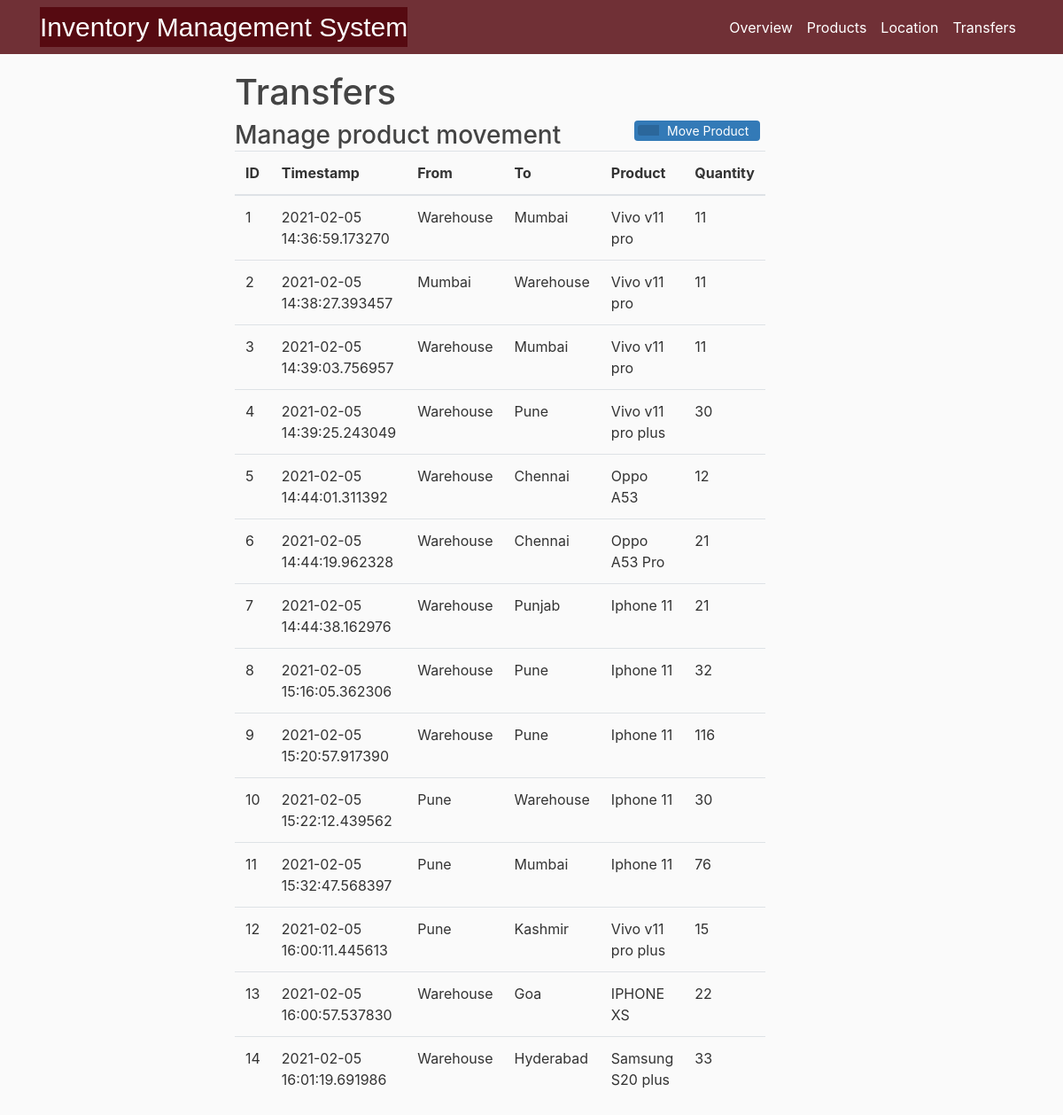
Before: /Transfers with the older database file.
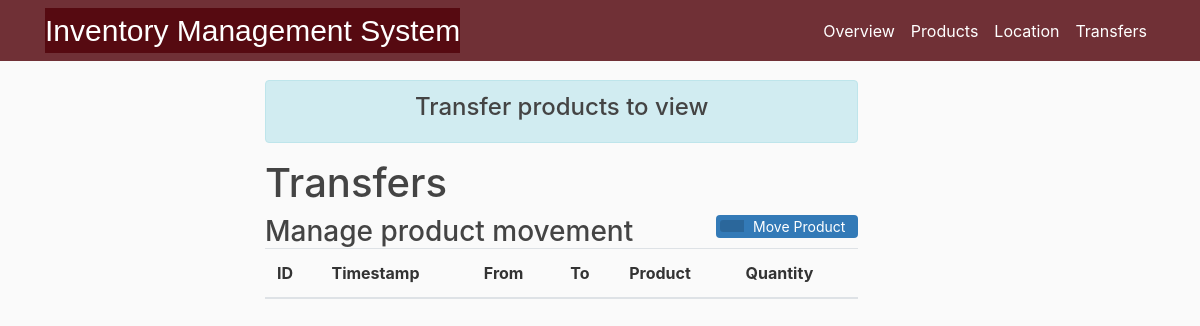
After: the same page with the newer database file.
### InventoryManagementRaj/models.py (models this page shows, shortened)
class Movement(db.Model):
    mid = db.Column(db.Integer, primary_key= True)
    ts = db.Column(db.DateTime, default=datetime.utcnow)
    frm = db.Column(db.String(20), nullable = False)
    to = db.Column(db.String(20), nullable = False)
    pname = db.Column(db.String(20), nullable = False)
    pqty = db.Column(db.Integer, nullable = False)

### InventoryManagementRaj/routes.py (the view, shortened to what this page needs)
@app.route("/Transfers", methods = ['GET', 'POST'])
def move():
    form = moveproduct()
    details = Movement.query.all()
    pdetails = Product.query.all()
    exists = bool(Movement.query.all())
    if exists== False and request.method == 'GET' :
            flash(f'Transfer products  to view','info')
    prod_choices = Product.query.with_entities(Product.prod_name,Product.prod_name).all()
    loc_choices = Location.query.with_entities(Location.loc_name,Location.loc_name).all()
    prod_list_names = []
    src_list_names,dest_list_names=[('Warehouse','Warehouse')],[('Warehouse','Warehouse')]
    prod_list_names+=prod_choices
    src_list_names+=loc_choices
    dest_list_names+=loc_choices
    form.mprodname.choices = prod_list_names
    form.src.choices = src_list_names
    form.destination.choices = dest_list_names
    return render_template('move.html',title = 'Transfers',form = form,details= details)

### InventoryManagementRaj/templates/move.html (shortened to what this page needs)
{% extends "overview.html" %}
{% block content %}
  <div class="container">
    {% with messages = get_flashed_messages(with_categories=true) %}
       {%if messages %}
            {%for category, message in messages %}
              <div class="alert alert-{{ category }}">
                <h4 style="text-align:center;">{{ message }}</h4>
              </div>
            {%endfor%}
      {%endif %}
    {%endwith%}
  </div>
  <div class="container">
<h1>Transfers</h1>
<div >
  <h3 style="display: inline-block;margin:0;"> Manage product movement</h3>
  <button type="button" class="btn btn-add" data-toggle="modal" data-target="#exampleModal">
   <span class="btn-icon-add"></span>Move Product</button>
</div>
<table class="table table-hover">
<thead>
 <tr>
   <th>ID</th>
   <th>Timestamp</th>
   <th>From</th>
   <th>To</th>
   <th>Product</th>
   <th>Quantity </th>
 </tr>
</thead>
<tbody>
{%for d in details%}
 <tr>
   <td>{{d.mid}}</td>
   <td>{{d.ts}}</td>
   <td>{{d.frm}}</td>
   <td>{{d.to}}</td>
   <td>{{d.pname}}</td>
   <td>{{d.pqty}}</td>
 </tr>
 {% endfor %}
</tbody>
</table>
</div>
{% endblock content %}

Changed rows visible on the page:
removed Movement: mid "1", ts "2021-02-05 14:36:59.173270", frm "Warehouse", to "Mumbai", pname "Vivo v11 pro", pqty "11"
removed Movement: mid "2", ts "2021-02-05 14:38:27.393457", frm "Mumbai", to "Warehouse", pname "Vivo v11 pro", pqty "11"
removed Movement: mid "3", ts "2021-02-05 14:39:03.756957", frm "Warehouse", to "Mumbai", pname "Vivo v11 pro", pqty "11"
removed Movement: mid "4", ts "2021-02-05 14:39:25.243049", frm "Warehouse", to "Pune", pname "Vivo v11 pro plus", pqty "30"
removed Movement: mid "5", ts "2021-02-05 14:44:01.311392", frm "Warehouse", to "Chennai", pname "Oppo A53", pqty "12"
removed Movement: mid "6", ts "2021-02-05 14:44:19.962328", frm "Warehouse", to "Chennai", pname "Oppo A53 Pro", pqty "21"
removed Movement: mid "7", ts "2021-02-05 14:44:38.162976", frm "Warehouse", to "Punjab", pname "Iphone 11", pqty "21"
removed Movement: mid "8", ts "2021-02-05 15:16:05.362306", frm "Warehouse", to "Pune", pname "Iphone 11", pqty "32"
removed Movement: mid "9", ts "2021-02-05 15:20:57.917390", frm "Warehouse", to "Pune", pname "Iphone 11", pqty "116"
removed Movement: mid "10", ts "2021-02-05 15:22:12.439562", frm "Pune", to "Warehouse", pname "Iphone 11", pqty "30"
removed Movement: mid "11", ts "2021-02-05 15:32:47.568397", frm "Pune", to "Mumbai", pname "Iphone 11", pqty "76"
removed Movement: mid "12", ts "2021-02-05 16:00:11.445613", frm "Pune", to "Kashmir", pname "Vivo v11 pro plus", pqty "15"
removed Movement: mid "13", ts "2021-02-05 16:00:57.537830", frm "Warehouse", to "Goa", pname "IPHONE XS", pqty "22"
removed Movement: mid "14", ts "2021-02-05 16:01:19.691986", frm "Warehouse", to "Hyderabad", pname "Samsung S20 plus", pqty "33"
Other visible differences:
new list line: "Transfer products to view"
